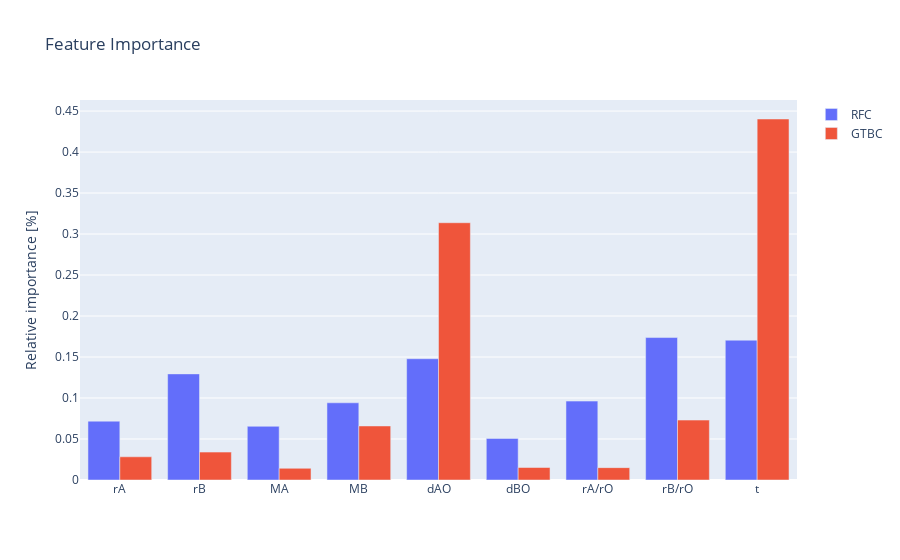

Notebook cell for this chart:
### Code cell
import plotly.graph_objects as go
    
fig = go.Figure (
    data=[
        go.Bar(name='RFC', x=X.columns.values, y=randomForrest['relativeImportance']),
        go.Bar(name='GTBC', x=X.columns.values, y=gradientBoost['relativeImportance'])
    ], 
    layout = go.Layout (
        title=go.layout.Title(text="Feature Importance"),
        yaxis=dict(title='Relative importance [%]'),
        barmode='group'
        )
    )
fig.show()

### Figure 1 — Plotly figure (JSON) as saved in the notebook; plotly's stock layout.template omitted (floating-point values rounded to 4 significant figures)
{"data": [{"name": "RFC", "type": "bar", "x": ["rA", "rB", "MA", "MB", "dAO", "dBO", "rA/rO", "rB/rO", "t"], "y": [0.07177, 0.1294, 0.0655, 0.09417, 0.1479, 0.05073, 0.09624, 0.1737, 0.1705]}, {"name": "GTBC", "type": "bar", "x": ["rA", "rB", "MA", "MB", "dAO", "dBO", "rA/rO", "rB/rO", "t"], "y": [0.02828, 0.03403, 0.01426, 0.06592, 0.3138, 0.01523, 0.01509, 0.07307, 0.4403]}], "layout": {"barmode": "group", "title": {"text": "Feature Importance"}, "yaxis": {"title": {"text": "Relative importance [%]"}}}}
